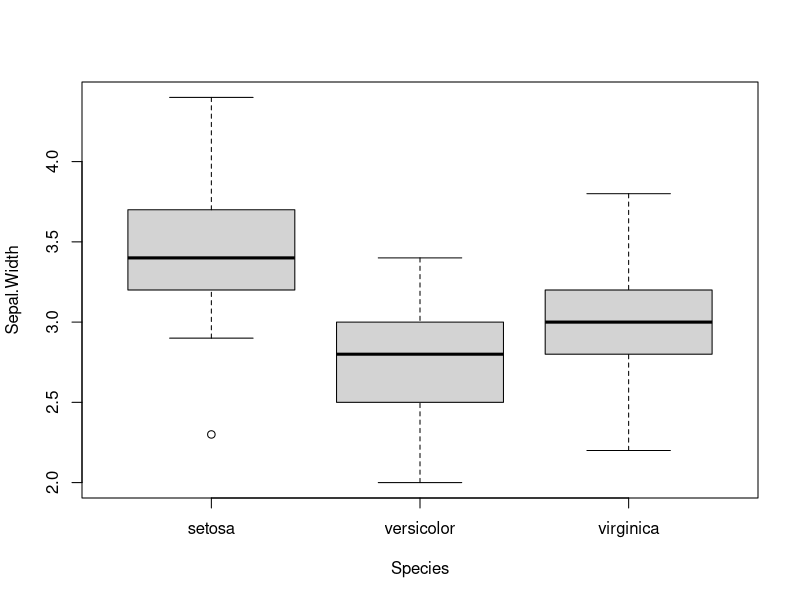

R code for this plot:
"El data frame iris contiene información recolectada por Anderson sobre 50 flores 
de 3 especies distintas (setosa, versicolor y virginca), incluyendo medidas en 
centímetros del largo y ancho del sépalo así como de los pétalos.

Estudios recientes sobre las mismas especies muestran que:
- 1) En promedio, el largo del sépalo de la especie setosa (Sepal.Length) es igual a 5.7 cm
- 2) En promedio, el ancho del pétalo de la especie virginica (Petal.Width) es menor a 2.1 cm
- 3) En promedio, el largo del pétalo de la especie virgínica es 1.1 cm más grande
      que el promedio del largo del pétalo de la especie versicolor.
- 4) En promedio, no existe diferencia en el ancho del sépalo entre las 3 especies.

Utilizando pruebas de inferencia estadística, concluye si existe evidencia suficiente 
para concluir que los datos recolectados por Anderson están en línea con los nuevos 
estudios. 

Utiliza 99% de confianza para toda las pruebas, en cada caso realiza el planteamiento 
de hipótesis adecuado y concluye."

"1) Planteamiento de hipótesis:
Ho: prom_sepal_length_setosa == 5.7
Ha: prom_sepal_length_setosa =! 5.7"

t.test(iris[iris$Species == 'setosa', "Sepal.Length"], 
            alternative = 'two.sided', mu=5.1)

"2) Planteamiento de hipótesis:
Ho: prom_petal_width == 2.1
Ha: prom_petal_width =! 2.1"
t.test(iris[iris$Species == 'virginica', "Petal.Width"], 
       alternative = 'less', mu=2.1)

"3) Planteamiento de hipótesis:
Ho: prom_petal_width == 2.1
Ha: prom_petal_width =! 2.1"
var.test(iris[iris$Species == "virginica", "Petal.Length"], 
         iris[iris$Species == "versicolor", "Petal.Length"], 
         ratio = 1, alternative = "two.sided")

t.test(iris[iris$Species == "virginica", "Petal.Length"],
       iris[iris$Species == "versicolor", "Petal.Length"],
       alternative = "greater", mu = 1.1, var.equal = TRUE)

"3) Planteamiento de hipótesis:
Ho: prom_petal_width == 2.1
Ha: prom_petal_width =! 2.1"

boxplot(Sepal.Width ~ Species, data = iris)

anova <- aov(Sepal.Width ~ Species,
             data = iris)

summary(anova)
